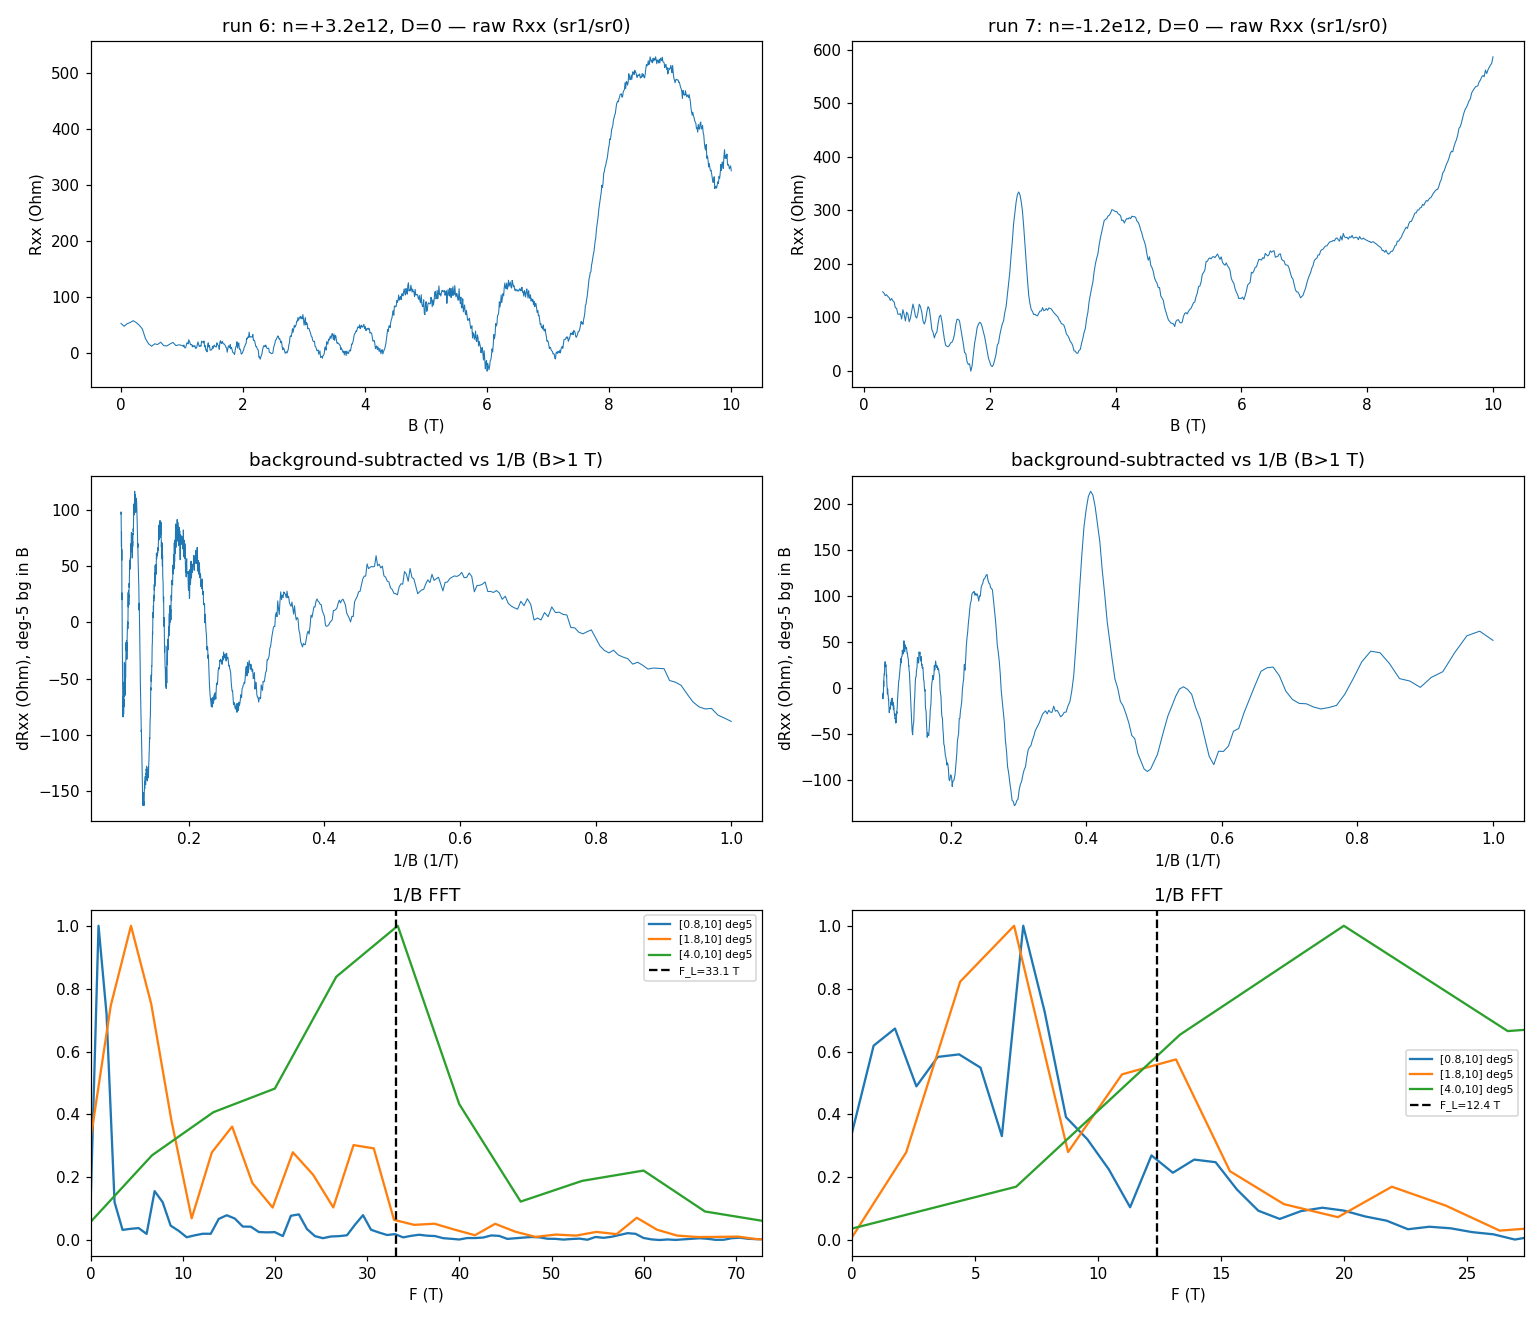

Python code for this plot:
"""sdh-spot-check read on runs 6 (electron, n=+3.2e12) and 7 (hole, n=-1.2e12): raw R(B), onset, 1/B FFT."""
import sys, json, warnings
import numpy as np, matplotlib; matplotlib.use("Agg"); import matplotlib.pyplot as plt
from pathlib import Path
from hera.analysis import open_run, summarize_run, sdh_onset, sdh_fft, SdhOnsetError, luttinger_frequency
import inspect
print("luttinger_frequency", inspect.signature(luttinger_frequency))
out = {}
fig, axs = plt.subplots(3, 2, figsize=(14, 12))
for j, (rid, n12) in enumerate([(6, 3.2), (7, -1.2)]):
    r = open_run(Path("data") / str(rid)); print("="*30, rid); print(summarize_run(r)); print("cols", r.cols, "interrupted", r.interrupted)
    B = r.col("magnet_field"); I = r.col("sr0_X") / (-1e6); V = r.col("sr1_X")
    R = V / I; Rb = V / 10e-9
    o = np.argsort(B); B, R, I, T = B[o], R[o], I[o], r.col("T_sample")[o]
    print(f"B {B.min():.3f}..{B.max():.3f} N={len(B)}; I {I.min()*1e9:.3f}..{I.max()*1e9:.3f} nA; R {R.min():.1f}..{R.max():.1f} Ohm; T {T.min():.3f}..{T.max():.3f}")
    FL = 4.1357e-15 / 4 * abs(n12) * 1e16  # (h/4e) n
    print(f"F_L = {FL:.2f} T")
    # dynamic range: sens 50 uV / 10 nA = 5 kOhm
    print(f"max |R|/FS = {np.abs(R).max()/5000:.3f}")
    ax = axs[0, j]; ax.plot(B, R, lw=0.7); ax.set_title(f"run {rid}: n={n12:+.1f}e12, D=0 — raw Rxx (sr1/sr0)"); ax.set_xlabel("B (T)"); ax.set_ylabel("Rxx (Ohm)")
    try:
        on = sdh_onset(R, B, r_full_scale=5000.0)
        print(on.summary())
        out[rid] = dict(onset_b=float(on.onset_b), clip_high_b=None if on.clip_high_b is None else float(on.clip_high_b),
                        tones=[dict(freq=float(t.freq), onset_b=float(t.onset_b), censored=bool(t.censored), marginal=bool(t.marginal),
                                    harmonic_of=t.harmonic_of if not hasattr(t.harmonic_of,'__float__') else float(t.harmonic_of)) for t in on.tones])
        onset = on.onset_b
    except SdhOnsetError as e:
        print("SdhOnsetError:", e); onset = None; out[rid] = dict(error=str(e))
    # background-subtracted view + FFT for a few windows
    for lo in ([1.5, 2.5, 4.0] if onset is None else [max(onset, 0.8), max(onset, 0.8) + 1.0, 4.0]):
        for deg in (3, 5):
            m = (B >= lo) & (B <= B.max())
            try:
                f, s = sdh_fft(R[:, None], B, b_range=(lo, float(B.max())), bg_degree=deg, log=False, nfft=2048)
            except Exception as e:
                print("fft fail", lo, deg, e); continue
            s = s[0]; pk = np.argsort(s)[::-1]
            # local maxima
            from scipy.signal import find_peaks
            p, _ = find_peaks(s, prominence=0.05 * s.max()); p = p[np.argsort(s[p])[::-1]][:8]
            dF = 1 / (1 / lo - 1 / B.max())
            print(f"  FFT window [{lo:.2f},{B.max():.1f}] deg{deg}: dF={dF:.2f} T; peaks (T, rel): " + ", ".join(f"{f[i]:.1f}({s[i]/s.max():.2f})" for i in p))
            if deg == 5 and lo == (4.0):
                axs[2, j].plot(f, s / s.max(), label=f"[{lo:.1f},{B.max():.0f}] deg{deg}")
            if deg == 5 and lo < 4.0:
                axs[2, j].plot(f, s / s.max(), label=f"[{lo:.1f},{B.max():.0f}] deg{deg}")
    # low/high half split for the dominant window
    if onset is not None:
        lo = max(onset, 0.8); mid = 2 / (1 / lo + 1 / B.max())
        for (a, b) in [(lo, mid), (mid, B.max())]:
            f, s = sdh_fft(R[:, None], B, b_range=(a, b), bg_degree=3, log=False, nfft=2048); s = s[0]
            from scipy.signal import find_peaks
            p, _ = find_peaks(s, prominence=0.05 * s.max()); p = p[np.argsort(s[p])[::-1]][:6]
            print(f"  half [{a:.2f},{b:.2f}] dF={1/(1/a-1/b):.2f}: " + ", ".join(f"{f[i]:.1f}({s[i]/s.max():.2f})" for i in p))
    axs[2, j].axvline(FL, color="k", ls="--", label=f"F_L={FL:.1f} T"); axs[2, j].set_xlim(0, 2.2 * FL); axs[2, j].set_xlabel("F (T)"); axs[2, j].legend(fontsize=7); axs[2, j].set_title("1/B FFT")
    # bg-subtracted dR vs 1/B
    m = B >= 1.0; cf = np.polyfit(B[m], R[m], 5); dR = R[m] - np.polyval(cf, B[m])
    axs[1, j].plot(1 / B[m], dR, lw=0.7); axs[1, j].set_xlabel("1/B (1/T)"); axs[1, j].set_ylabel("dRxx (Ohm), deg-5 bg in B"); axs[1, j].set_title("background-subtracted vs 1/B (B>1 T)")
    # filling factors at minima of R
    from scipy.signal import find_peaks
    mm = B >= 3.0; p, _ = find_peaks(-R[mm], prominence=20)
    nu = abs(n12) * 1e16 * 4.1357e-15 / B[mm][p]
    print("  Rxx minima B (T) / nu:", ", ".join(f"{b:.2f}/{v:.1f}" for b, v in zip(B[mm][p], nu)))
fig.tight_layout(); fig.savefig("hera_scratch/spot_read.png", dpi=110)
json.dump(out, open("hera_scratch/spot_read.json", "w"), indent=1, default=str)
